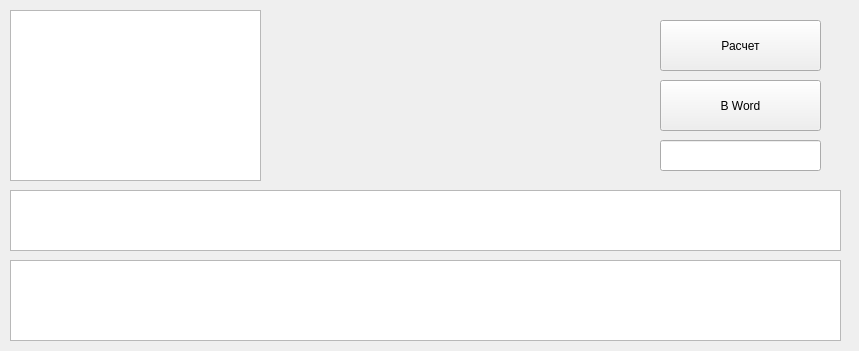
<?xml version="1.0" encoding="UTF-8"?>
<ui version="4.0">
 <class>form_sort</class>
 <widget class="QWidget" name="form_sort">
  <property name="geometry">
   <rect>
    <x>0</x>
    <y>0</y>
    <width>859</width>
    <height>351</height>
   </rect>
  </property>
  <property name="minimumSize">
   <size>
    <width>859</width>
    <height>351</height>
   </size>
  </property>
  <property name="maximumSize">
   <size>
    <width>859</width>
    <height>351</height>
   </size>
  </property>
  <property name="windowTitle">
   <string>Sort</string>
  </property>
  <widget class="QPushButton" name="solvebutton">
   <property name="geometry">
    <rect>
     <x>660</x>
     <y>20</y>
     <width>161</width>
     <height>51</height>
    </rect>
   </property>
   <property name="text">
    <string>Расчет</string>
   </property>
  </widget>
  <widget class="QPushButton" name="wordbutton">
   <property name="geometry">
    <rect>
     <x>660</x>
     <y>80</y>
     <width>161</width>
     <height>51</height>
    </rect>
   </property>
   <property name="text">
    <string>В Word</string>
   </property>
  </widget>
  <widget class="QListWidget" name="listWidget">
   <property name="geometry">
    <rect>
     <x>10</x>
     <y>10</y>
     <width>251</width>
     <height>171</height>
    </rect>
   </property>
  </widget>
  <widget class="QTableWidget" name="inputtable">
   <property name="geometry">
    <rect>
     <x>10</x>
     <y>190</y>
     <width>831</width>
     <height>61</height>
    </rect>
   </property>
  </widget>
  <widget class="QTableWidget" name="outputtable">
   <property name="geometry">
    <rect>
     <x>10</x>
     <y>260</y>
     <width>831</width>
     <height>81</height>
    </rect>
   </property>
   <property name="verticalScrollBarPolicy">
    <enum>Qt::ScrollBarAsNeeded</enum>
   </property>
  </widget>
  <widget class="QLineEdit" name="messege">
   <property name="geometry">
    <rect>
     <x>660</x>
     <y>140</y>
     <width>161</width>
     <height>31</height>
    </rect>
   </property>
   <property name="readOnly">
    <bool>true</bool>
   </property>
  </widget>
  <widget class="QLabel" name="picture">
   <property name="geometry">
    <rect>
     <x>275</x>
     <y>22</y>
     <width>371</width>
     <height>151</height>
    </rect>
   </property>
   <property name="text">
    <string/>
   </property>
  </widget>
 </widget>
 <resources/>
 <connections/>
</ui>
